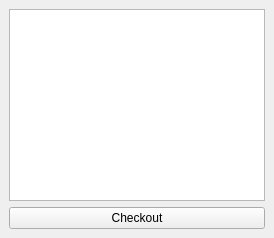
<?xml version="1.0" encoding="UTF-8"?>
<ui version="4.0">
 <class>CartWindow</class>
 <widget class="QMainWindow" name="CartWindow">
  <widget class="QWidget" name="centralWidget">
   <layout class="QVBoxLayout" name="verticalLayout">
    <item>
     <widget class="QListWidget" name="cartList"/>
    </item>
    <item>
     <widget class="QPushButton" name="checkoutButton">
      <property name="text">
       <string>Checkout</string>
      </property>
     </widget>
    </item>
   </layout>
  </widget>
 </widget>
 <resources/>
 <connections/>
</ui>
